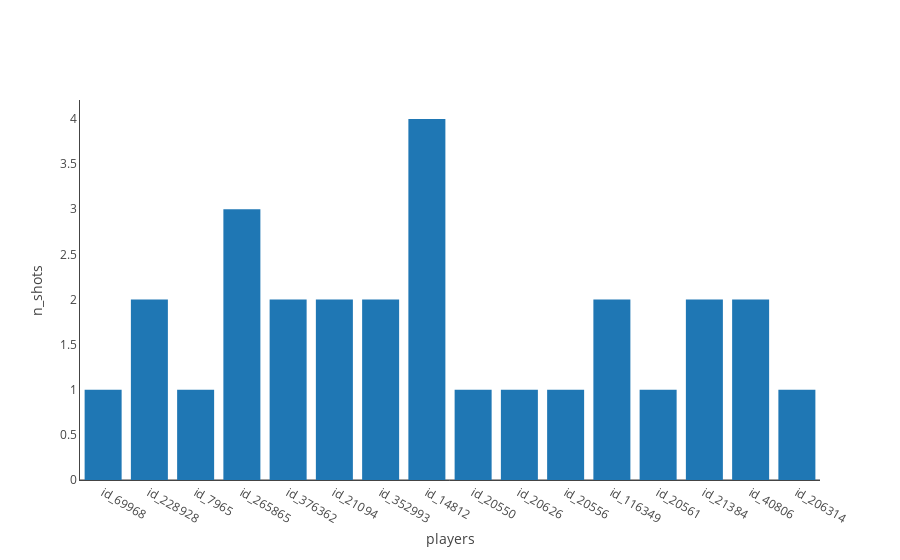

The cell this chart's notebook holds for it:
### Markdown cell above
## Number of shots per player

### Code cell
df_shots = n_shots(a_match_events)
visualize_barchart(df_shots, kind='n_shots')

### Figure 1 — Plotly figure (JSON) as saved in the notebook; plotly's stock layout.template omitted (floating-point values rounded to 4 significant figures)
{"data": [{"type": "bar", "uid": "4bec32bc-a320-4700-b6f3-b4a0d9707da3", "x": ["id_69968", "id_228928", "id_7965", "id_265865", "id_376362", "id_21094", "id_352993", "id_14812", "id_20550", "id_20626", "id_20556", "id_116349", "id_20561", "id_21384", "id_40806", "id_206314"], "y": [1, 2, 1, 3, 2, 2, 2, 4, 1, 1, 1, 2, 1, 2, 2, 1]}], "layout": {"xaxis": {"autorange": true, "showgrid": false, "showline": true, "showticklabels": true, "title": {"text": "players"}, "zeroline": true}, "yaxis": {"autorange": true, "showgrid": false, "showline": true, "showticklabels": true, "title": {"text": "n_shots"}, "zeroline": true}}}
